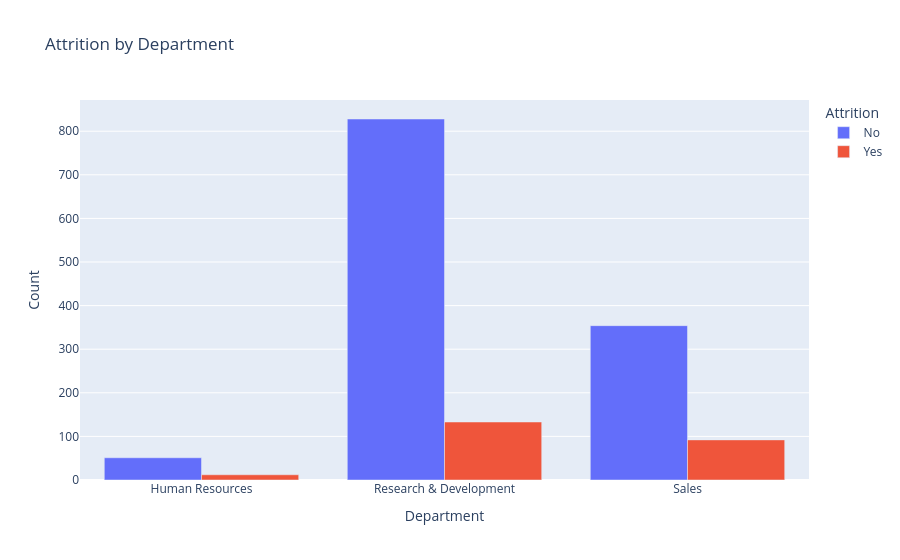

Source (notebook cell):
### Code cell
dep = df.groupby(['Department','Attrition']).size().reset_index(name='Count')

fig = px.bar(dep, x='Department', y='Count',
             color='Attrition',
             barmode='group',
             title='Attrition by Department')

fig.show()

### Figure 1 — Plotly figure (JSON) as saved in the notebook; plotly's stock layout.template omitted (floating-point values rounded to 4 significant figures)
{"data": [{"alignmentgroup": "True", "hovertemplate": "Attrition=No<br>Department=%{x}<br>Count=%{y}<extra></extra>", "legendgroup": "No", "marker": {"color": "#636efa", "pattern": {"shape": ""}}, "name": "No", "offsetgroup": "No", "orientation": "v", "showlegend": true, "textposition": "auto", "type": "bar", "x": ["Human Resources", "Research & Development", "Sales"], "xaxis": "x", "y": [51, 828, 354], "yaxis": "y"}, {"alignmentgroup": "True", "hovertemplate": "Attrition=Yes<br>Department=%{x}<br>Count=%{y}<extra></extra>", "legendgroup": "Yes", "marker": {"color": "#EF553B", "pattern": {"shape": ""}}, "name": "Yes", "offsetgroup": "Yes", "orientation": "v", "showlegend": true, "textposition": "auto", "type": "bar", "x": ["Human Resources", "Research & Development", "Sales"], "xaxis": "x", "y": [12, 133, 92], "yaxis": "y"}], "layout": {"barmode": "group", "legend": {"title": {"text": "Attrition"}, "tracegroupgap": 0}, "title": {"text": "Attrition by Department"}, "xaxis": {"anchor": "y", "domain": [0, 1], "title": {"text": "Department"}}, "yaxis": {"anchor": "x", "domain": [0, 1], "title": {"text": "Count"}}}}
